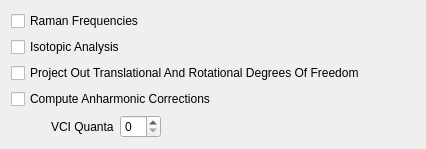
              <widget class="QWidget" name="pageFrequencies">
               <property name="geometry">
                <rect>
                 <x>0</x>
                 <y>0</y>
                 <width>426</width>
                 <height>146</height>
                </rect>
               </property>
               <attribute name="label">
                <string>Frequencies</string>
               </attribute>
               <layout class="QVBoxLayout" name="verticalLayout_30">
                <item>
                 <widget class="QCheckBox" name="raman">
                  <property name="text">
                   <string>Raman Frequencies</string>
                  </property>
                 </widget>
                </item>
                <item>
                 <widget class="QCheckBox" name="isotopes">
                  <property name="text">
                   <string>Isotopic Analysis</string>
                  </property>
                 </widget>
                </item>
                <item>
                 <widget class="QCheckBox" name="hess_proj_trm">
                  <property name="text">
                   <string>Project Out Translational And Rotational Degrees Of Freedom</string>
                  </property>
                 </widget>
                </item>
                <item>
                 <widget class="QCheckBox" name="anharmonic">
                  <property name="text">
                   <string>Compute Anharmonic Corrections</string>
                  </property>
                 </widget>
                </item>
                <item>
                 <layout class="QHBoxLayout" name="_6">
                  <item>
                   <spacer>
                    <property name="orientation">
                     <enum>Qt::Horizontal</enum>
                    </property>
                    <property name="sizeType">
                     <enum>QSizePolicy::Fixed</enum>
                    </property>
                    <property name="sizeHint" stdset="0">
                     <size>
                      <width>40</width>
                      <height>20</height>
                     </size>
                    </property>
                   </spacer>
                  </item>
                  <item>
                   <widget class="QLabel" name="vciLabel">
                    <property name="text">
                     <string>VCI Quanta</string>
                    </property>
                   </widget>
                  </item>
                  <item>
                   <widget class="QSpinBox" name="vci"/>
                  </item>
                  <item>
                   <spacer>
                    <property name="orientation">
                     <enum>Qt::Horizontal</enum>
                    </property>
                    <property name="sizeHint" stdset="0">
                     <size>
                      <width>40</width>
                      <height>20</height>
                     </size>
                    </property>
                   </spacer>
                  </item>
                 </layout>
                </item>
                <item>
                 <spacer name="verticalSpacer_15">
                  <property name="orientation">
                   <enum>Qt::Vertical</enum>
                  </property>
                  <property name="sizeHint" stdset="0">
                   <size>
                    <width>20</width>
                    <height>11</height>
                   </size>
                  </property>
                 </spacer>
                </item>
               </layout>
              </widget>
